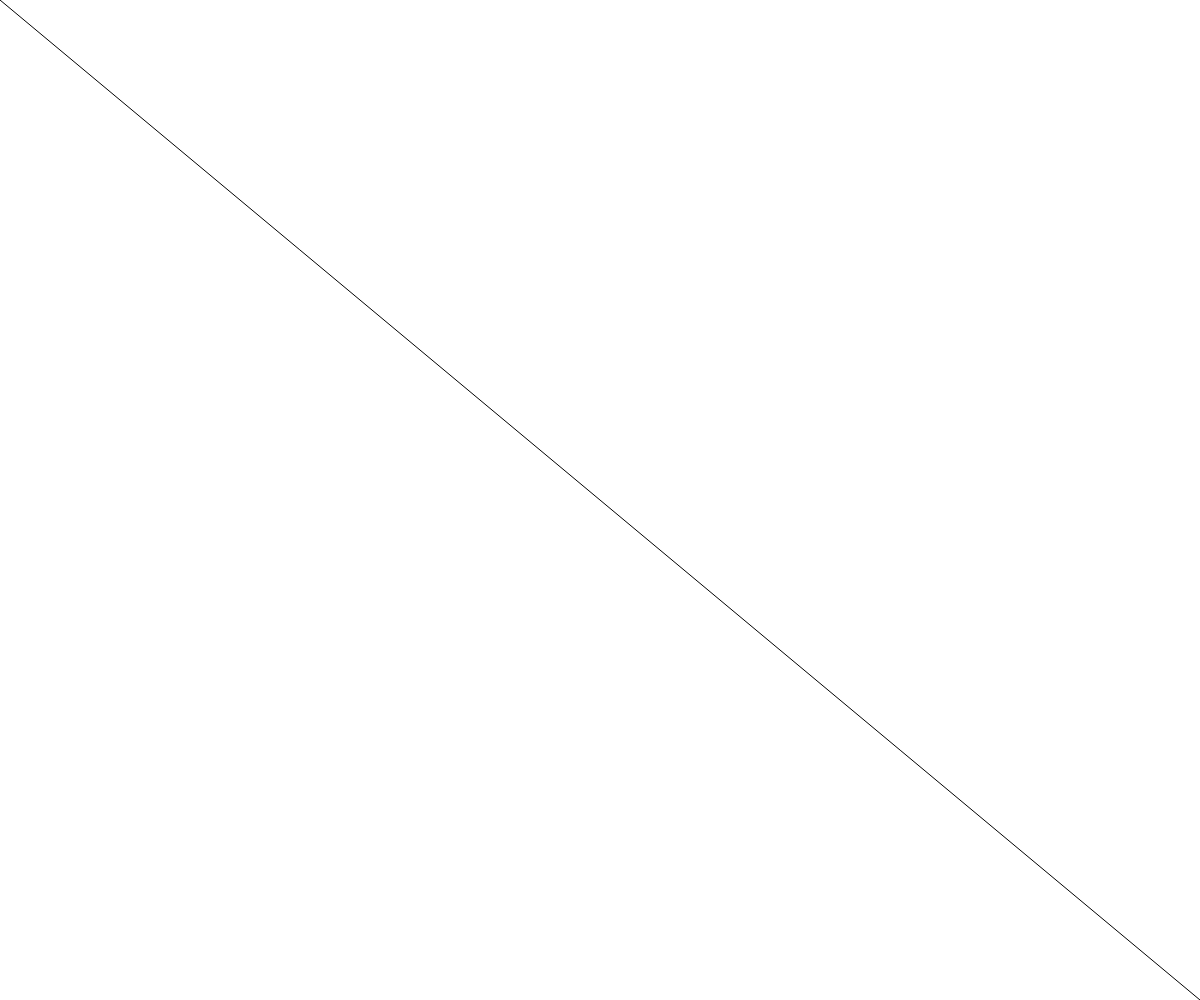
Frame 1 (no input)
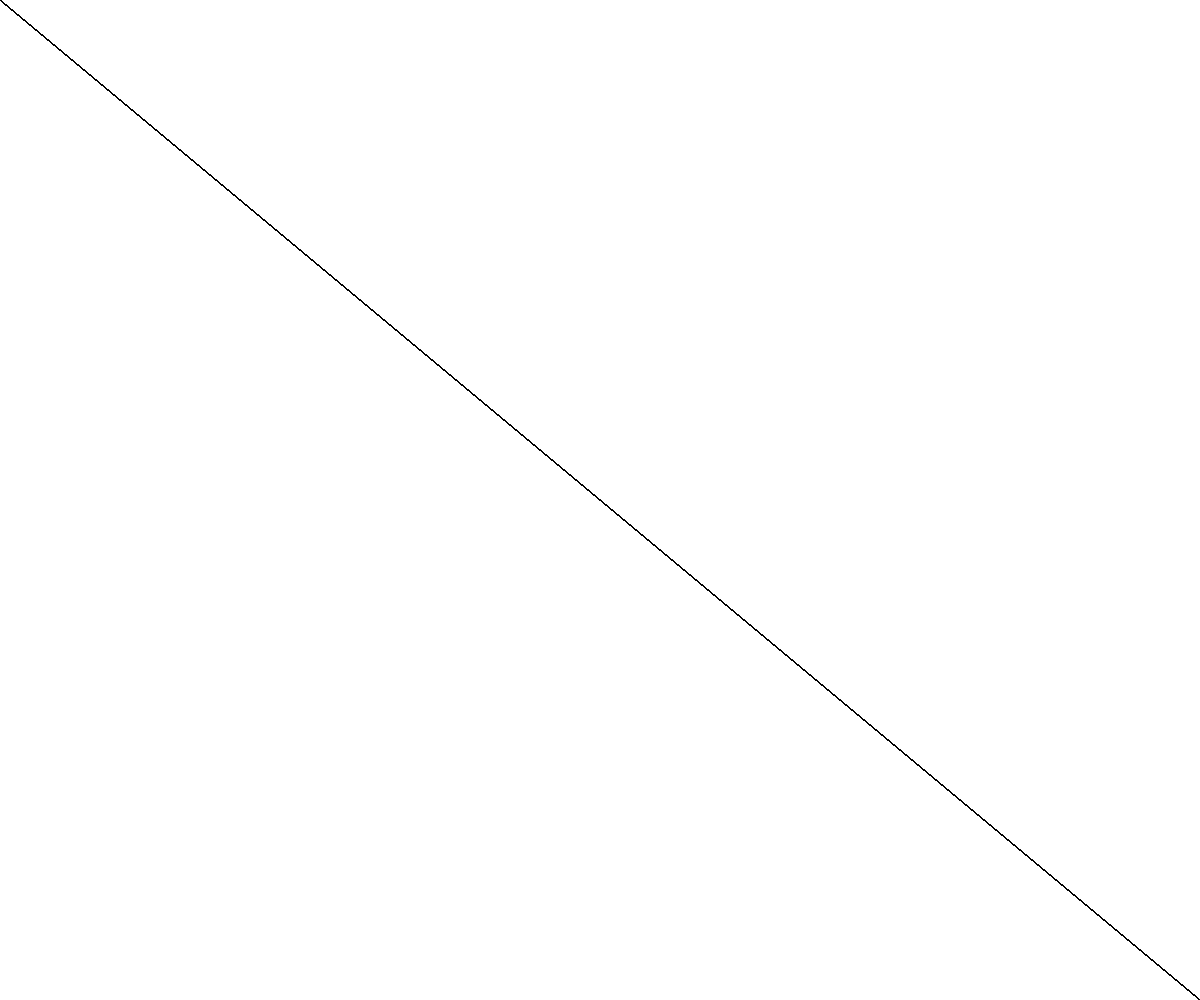
Frame 60 (no input)
Frame 120 (the mouse pressed at the canvas centre since frame 60): identical to frame 60, image omitted

The p5.js sketch that drew these frames (run headless with seeded random() and noise() and a simulated clock; from frame 60 on, the mouse is pressed at the canvas centre):

// p5.js sketch
// ── sketch.js
// Acts as a bitset in a normal language
class BitSet {
  constructor(size){
    this.size = size
    this.reset()
    return this
  }

  reset(){
    this.bits = []
    for(let i = 0; i < this.size; i++){
      this.bits.push(0)
    }
  }

  set(i){
    this.bits[i] = 1;
    return this
  }
  unset(i){
    this.bits[i] = 0;
    return this
  }

  contains(other){
    if(this.size !== other.size){ return false }
    for(let i = 0; i < this.size; i++){
      if(other.bits[i] === 1 && this.bits[i] === 0){
        return false
      }
    }
    return true
  }
}
class Queue {
  constructor() {
    this.elements = {};
    this.head = 0;
    this.tail = 0;
  }
  enqueue(element) {
    this.elements[this.tail] = element;
    this.tail++;
  }
  dequeue() {
    const item = this.elements[this.head];
    delete this.elements[this.head];
    this.head++;
    return item;
  }
  peek() {
    return this.elements[this.head];
  }
  get length() {
    return this.tail - this.head;
  }
  get isEmpty() {
    return this.length === 0;
  }
}

const MAX_ENTITIES = 256;
const MAX_COMPONENTS = 32;

// Create and destroy entities, get their components
class EntityManager {
  constructor(){
    this.ids = new Queue()
    this.signatures = []
    for(let i = 0; i < MAX_ENTITIES; i++){
      this.ids.enqueue(i)
      this.signatures.push(new BitSet(MAX_COMPONENTS))
    }
  }
  createEntity(){
    return this.ids.dequeue()
  }
  destroyEntity(e){
    this.ids.enqueue(e)
    this.signatures[e] = new BitSet(MAX_COMPONENTS)
  }
  setSignature(e, sig){
    this.signatures[e] = sig;
  }
  getSignature(e){
    return this.signatures[e]
  }
}
// Keep a set of components continuously in memory
class ComponentArray {
  constructor(){
    this.componentArray = []
    this.entityToIndex = {}
    this.indexToEntity = {}
    this.size = 0;
    for(let i = 0; i < MAX_ENTITIES; i++){
      this.componentArray.push(null)
    }
  }
  insertData(e, component){
    this.entityToIndex[e] = this.size
    this.indexToEntity[this.size] = e
    this.componentArray[this.size] = component
    this.size ++
  }
  removeData(e){
    // Move data
    let index = this.entityToIndex[e]
    this.size --;
    this.componentArray[index] = this.componentArray[this.size]

    let lastEntity = this.indexToEntity[this.size]
    this.entityToIndex[lastEntity] = index
    this.indexToEntity[index] = lastEntity

    delete this.entityToIndex[e]
    delete this.indexToEntity[this.size]

    this.componentArray[this.size] = null
  }
  getData(e){
    return this.componentArray[this.entityToIndex[e]]
  }
  entityDestroyed(e){
    if(this.entityToIndex[e]){
      this.removeData(e)
    }
  }
}
// Keep track of different component types
class ComponentManager {
  constructor(){
    this.componentTypes = {}
    this.componentArrays = {}
    this.nextComponentType = 0
  }
  registerComponent(comp){
    this.componentTypes[comp] = this.nextComponentType
    this.componentArrays[comp] = new ComponentArray()
    this.nextComponentType++
  }
  getComponentType(comp){
    return this.componentTypes[comp]
  }
  addComponent(comp, e, data){
    this.componentArrays[comp].insertData(e, data)
  }
  removeComponent(comp, e){
    this.componentArrays[comp].removeData(e)
  }
  getComponent(comp, e){
    return this.componentArrays[comp].getData(e)
  }
  entityDestroyed(e){
    let keys = Object.keys(this.componentArrays)
    for(let i = 0; i < keys.length; i++){
      this.componentArrays[keys[i]].entityDestroyed(e)
    }
  }
}
// System
class System {
  constructor(){
    this.entities = new Set()
  }
}
// Keep track of the signature of systems and their entities
class SystemManager {
  constructor(){
    this.signatures = {}
    this.systems = {}
  }
  registerSystem(system){
    this.systems[system] = new system()
    return this.systems[system]
  }
  setSignature(system, signature){
    this.signatures[system] = signature
  }
  entityDestroyed(e){
    let keys = Object.keys(this.systems)
    for(let i = 0; i < keys.length; i++){
      this.system[keys[i]].entities.delete(e)
    }
  }
  entitySignatureChanged(e, newSig){
    let keys = Object.keys(this.systems)
    for(let i = 0; i < keys.length; i++){
      let systemSig = this.signatures[keys[i]]

      if(newSig.contains(systemSig)){
        this.systems[keys[i]].entities.add(e)
      }else{
        this.systems[keys[i]].entities.delete(e)
      }
    }
  }
}
// Coordinate between the different managers
class ECS {
  constructor(){
    this.entityManager = new EntityManager()
    this.componentManager = new ComponentManager()
    this.systemManager = new SystemManager()
  }

  // Entity
  createEntity(){
    return this.entityManager.createEntity();
  }
  destroyEntity(e){
    this.entityManager.destroyEntity(e);
    this.componentManager.entityDestroyed(e);
    this.systemManager.entityDestroyed(e);
  }

  // Component
  registerComponent(comp){
    this.componentManager.registerComponent(comp)
  }
  addComponent(e, data){
    let comp = data.constructor
    this.componentManager.addComponent(comp, e, data)

    let signature = this.entityManager.getSignature(e)
    signature.set(this.componentManager.getComponentType(comp))
    this.entityManager.setSignature(e, signature)

    this.systemManager.entitySignatureChanged(e, signature)
  }
  removeComponent(comp, e){
    this.componentManager.removeComponent(comp, e)

    let signature = this.entityManager.getSignature(e)
    signature.unset(this.componentManager.getComponentType(comp))
    this.entityManager.setSignature(e, signature)

    this.systemManager.entitySignatureChanged(e, signature)
  }
  getComponent(comp, e){
    return this.componentManager.getComponent(comp, e)
  }
  getComponentType(comp){
    return this.componentManager.getComponentType(comp)
  }

  // System
  registerSystem(system, components){
    let sys = this.systemManager.registerSystem(system)
    let signature = new BitSet(MAX_COMPONENTS)
    for(let i = 0; i < components.length; i++){
      signature.set(this.getComponentType(components[i]))
    }
    this.systemManager.setSignature(system, signature)
    return sys
  }
}

// Components
class Name{
  constructor(name){
    this.name = name
  }
}

// Systems
class Greeter extends System {
  constructor(){
    super()
  }
  run(){
    for (const e of this.entities) {
      let name = ecs.getComponent(Name, e)
      console.log(`Hello, my name is ${name.name}`)
    }
  }
}

var ecs
function setup() {
  createCanvas(windowWidth, windowHeight);
  frameRate(60);
  ecs = new ECS()

  // Register components
  ecs.registerComponent(Name)

  // Register systems
  let greeter = ecs.registerSystem(Greeter, [Name])

  // Create entities
  let e0 = ecs.createEntity()
  let e1 = ecs.createEntity()
  ecs.addComponent(e0, new Name('Bob'))
  ecs.addComponent(e1, new Name('Eren'))

  greeter.run()
}

function draw() {
  line(0, 0, width, height)
}

function windowResized() {
  resizeCanvas(windowWidth, windowHeight);
}
